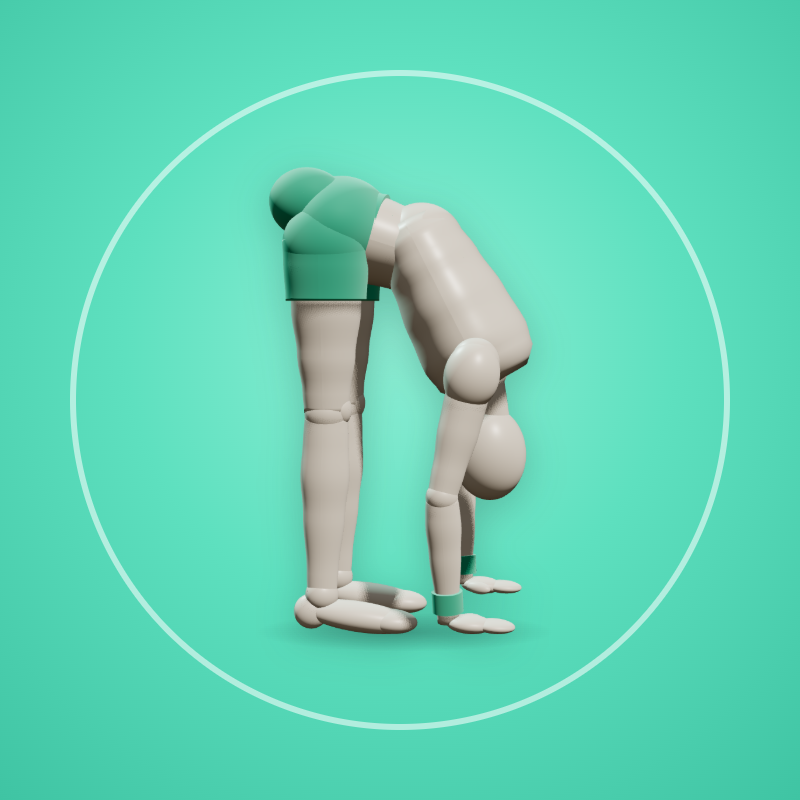
#> input picture mintflow/yoga_profile_800.png, 800 x 800 px
$ python -i grade.py   (imports and definitions only)
#> lines starting #> are read from the running program, lines starting #| are printed output that depends on the picture
#> further down, picture is the input picture: PIL image 800x800 RGB; mean R, G, B 98.8, 212, 182.1
"""Colour grade for look v2 (used by compose_v2.py): bloom on bright lights, punchier contrast and
saturation, a gentle teal-shadow / warm-highlight split, vignette and fine grain."""
import numpy as np
from PIL import Image, ImageFilter

_vig = {}
def _vignette(w, h):
    if (w, h) not in _vig:
        y, x = np.mgrid[0:h, 0:w]
        r = np.sqrt(((x - w / 2) / (w / 2)) ** 2 + ((y - h / 2) / (h / 2)) ** 2) / np.sqrt(2)
        _vig[(w, h)] = (1 - 0.38 * np.clip((r - 0.35) / 0.65, 0, 1) ** 1.6)[..., None].astype(np.float32)
    return _vig[(w, h)]

_rng = np.random.default_rng(7)
def grade(img):
    w, h = img.size
#> w = 800; h = 800
    small = img.resize((w // 4, h // 4), Image.BILINEAR)
    a = np.asarray(small, dtype=np.float32) / 255
    mx = a.max(axis=2)
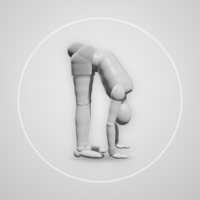
#> mx: shape (200, 200) float32; min 0.192, max 0.941, mean 0.834
    hi = np.clip((mx - 0.97) / 0.03, 0, 1)[..., None] * a            # only near-clipped lights (lamps, windows, glow)
#> hi: shape (200, 200, 3) float32; every value is 0
    b1 = Image.fromarray((hi * 255).astype(np.uint8)).filter(ImageFilter.GaussianBlur(6))
#> b1: PIL image 200x200 RGB; every value is 0
    b2 = Image.fromarray((hi * 255).astype(np.uint8)).filter(ImageFilter.GaussianBlur(18))
    bloom = (np.asarray(b1.resize((w, h), Image.BILINEAR), np.float32) * 0.16 +
             np.asarray(b2.resize((w, h), Image.BILINEAR), np.float32) * 0.22) / 255
#> bloom: shape (800, 800, 3) float32; every value is 0

    x = np.asarray(img, dtype=np.float32) / 255
    x = x + bloom * (1 - x * 0.5)                                         # screen-ish add
    l = x @ np.array([0.299, 0.587, 0.114], np.float32)
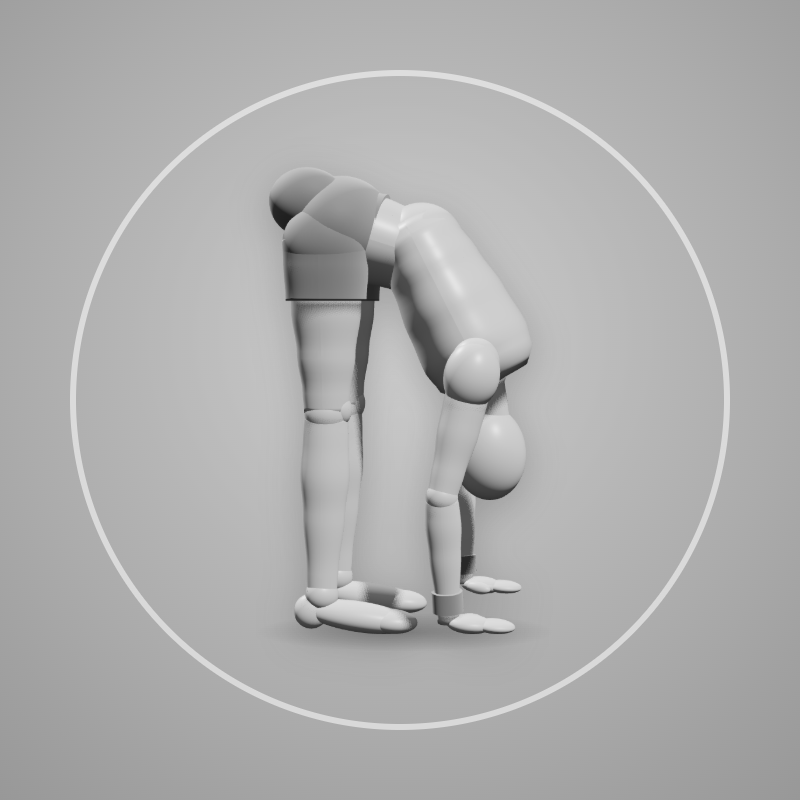
#> l: shape (800, 800) float32; min 0.122, max 0.934, mean 0.685
    x = l[..., None] + (x - l[..., None]) * 1.18                          # saturation +18 %
    x = 0.5 + (x - 0.5) * 1.10                                            # contrast +10 %
    sh = np.clip(1 - l * 2.2, 0, 1)[..., None]                            # shadows -> a touch teal
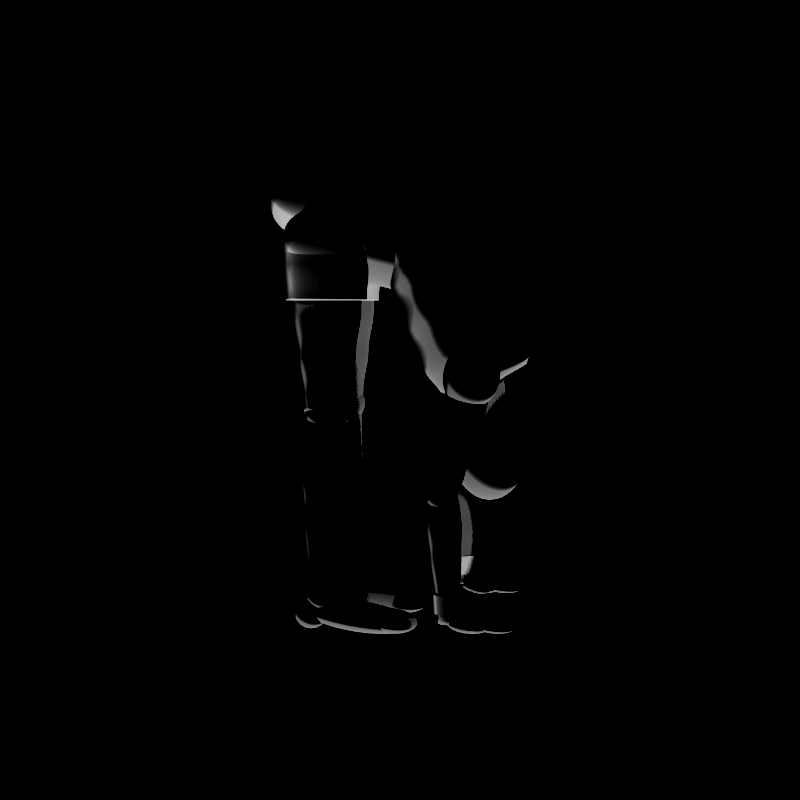
#> sh: shape (800, 800, 1) float32; min 0, max 0.732, mean 0.00558
    hl = np.clip((l - 0.6) * 2.5, 0, 1)[..., None]                        # highlights -> a touch warm
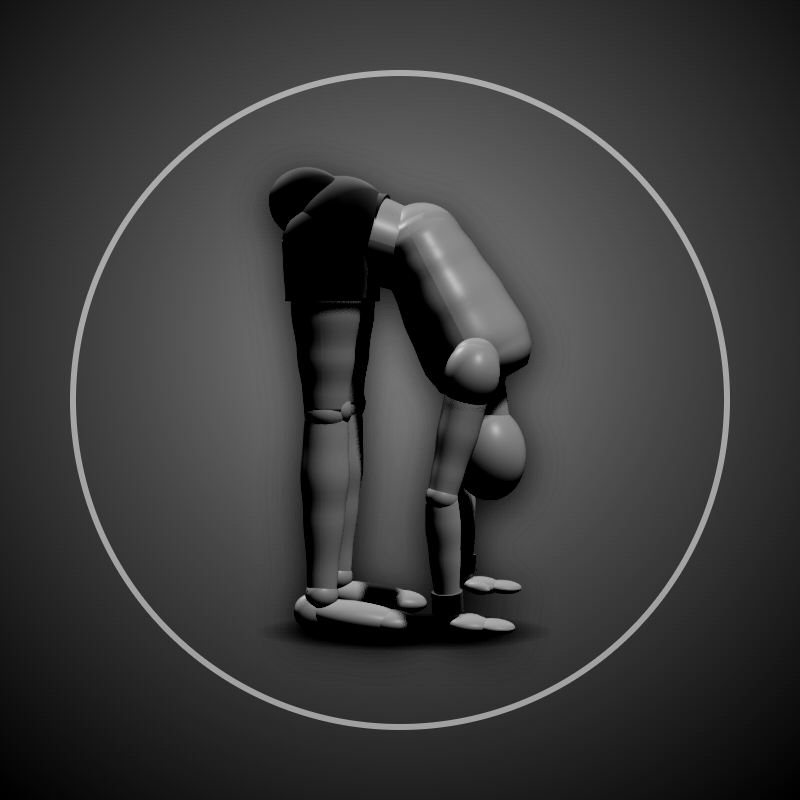
#> hl: shape (800, 800, 1) float32; min 0, max 0.836, mean 0.231
    x = x + sh * np.array([-0.02, 0.01, 0.035], np.float32) + hl * np.array([0.03, 0.012, -0.02], np.float32)
    x = x * _vignette(w, h)
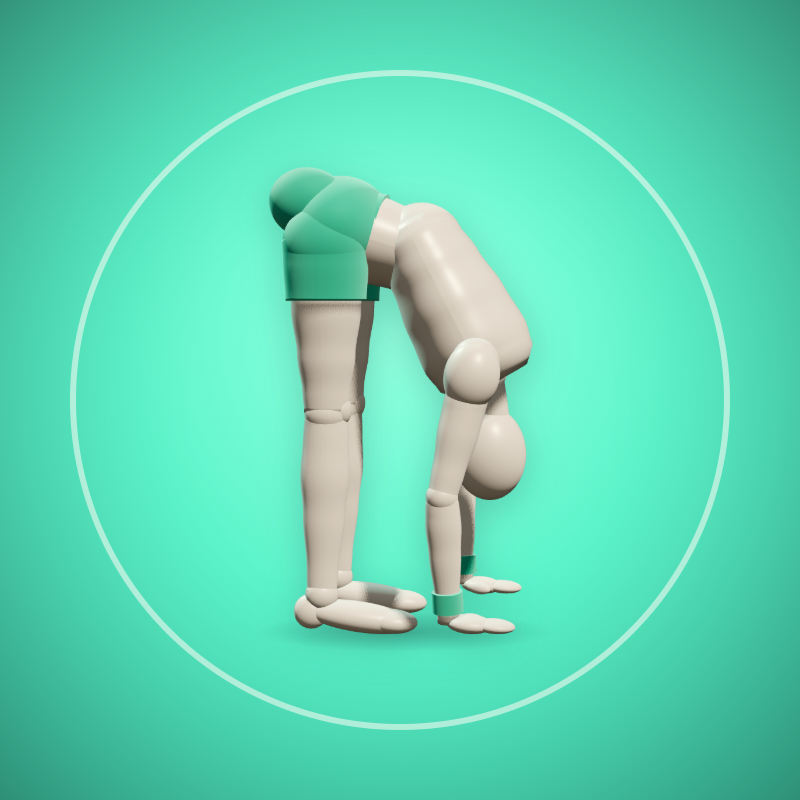
#> x: shape (800, 800, 3) float32; mean R, G, B 0.304, 0.821, 0.676; drawn with min black and max white
    x = x + _rng.normal(0, 0.012, (h, w, 1)).astype(np.float32)          # fine grain
    return Image.fromarray((np.clip(x, 0, 1) * 255).astype(np.uint8))
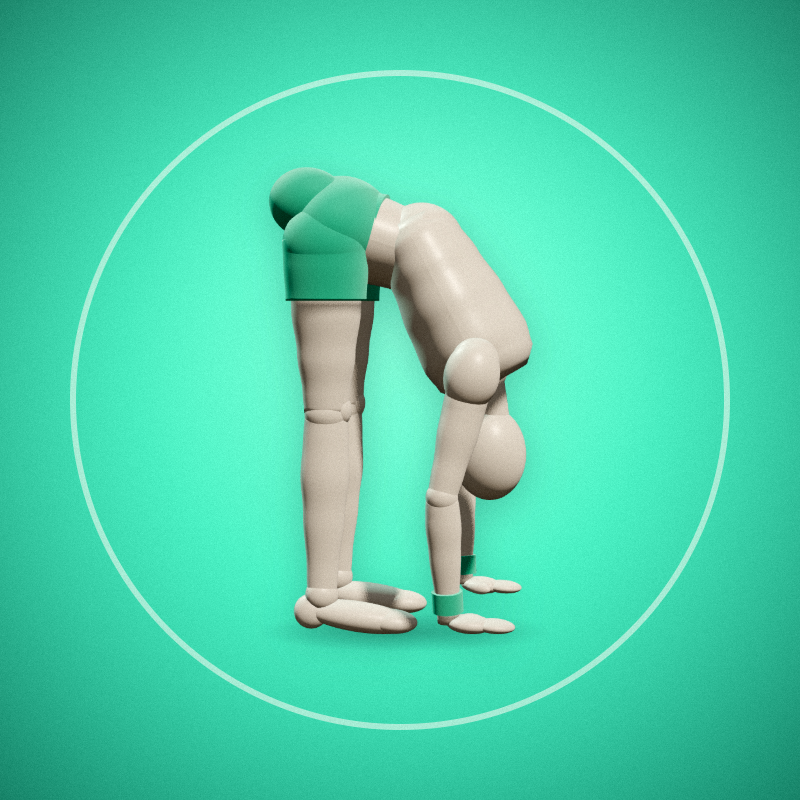
#> returned value: PIL image 800x800 RGB; mean R, G, B 76.9, 208.8, 171.8

>>> from PIL import Image
>>> picture = Image.open('../mintflow/yoga_profile_800.png')
>>> result = grade(picture)
